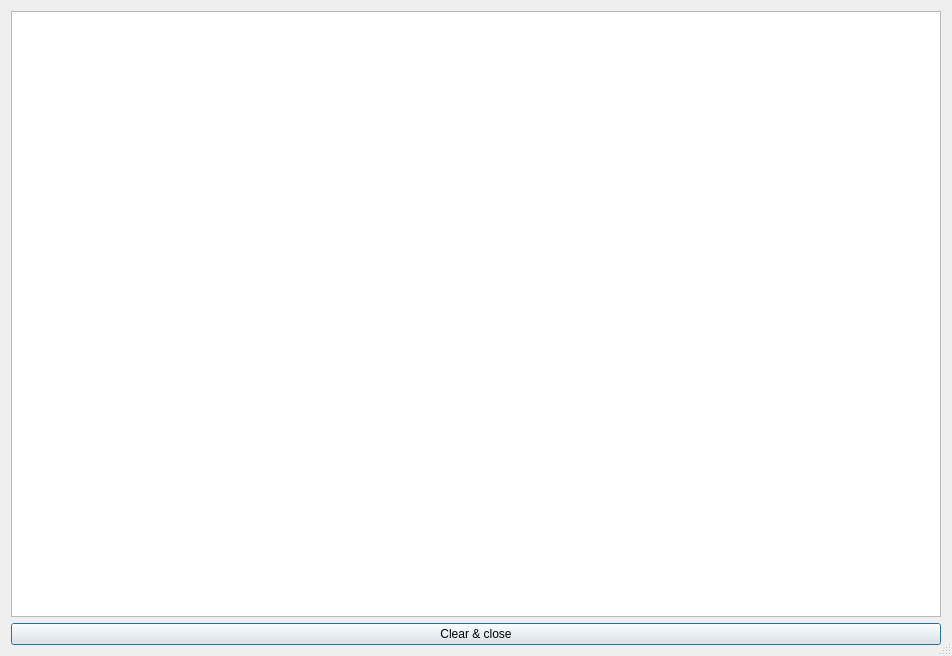
<?xml version="1.0" encoding="UTF-8"?>
<ui version="4.0">
 <class>LoggerWnd</class>
 <widget class="QDialog" name="LoggerWnd">
  <property name="geometry">
   <rect>
    <x>0</x>
    <y>0</y>
    <width>952</width>
    <height>656</height>
   </rect>
  </property>
  <property name="windowTitle">
   <string>Error log</string>
  </property>
  <property name="locale">
   <locale language="English" country="UnitedStates"/>
  </property>
  <property name="sizeGripEnabled">
   <bool>true</bool>
  </property>
  <layout class="QVBoxLayout" name="verticalLayout">
   <item>
    <widget class="QTextEdit" name="teLog">
     <property name="readOnly">
      <bool>true</bool>
     </property>
    </widget>
   </item>
   <item>
    <layout class="QHBoxLayout" name="horizontalLayout">
     <item>
      <widget class="QPushButton" name="pbClearClose">
       <property name="text">
        <string>Clear &amp;&amp; close</string>
       </property>
      </widget>
     </item>
    </layout>
   </item>
  </layout>
 </widget>
 <resources/>
 <connections/>
</ui>
